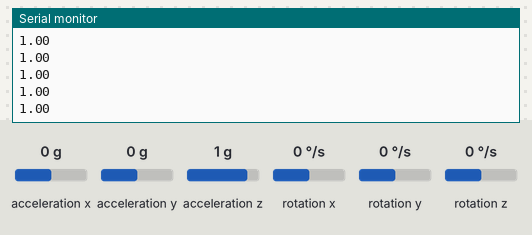
Bench run of a sketch on a simulated Arduino Uno, built with avr-gcc and run on an emulated ATmega328P. Parts: the last lines printed to the serial monitor. The test bench sets the inputs (shaded band); at power-on: acceleration x 0 g, acceleration y 0 g, acceleration z 1 g, rotation x 0 °/s, rotation y 0 °/s, rotation z 0 °/s.

Above: at 1.2 s.
1.3 s: acceleration x set to -1.4 g
At 2.1 s:
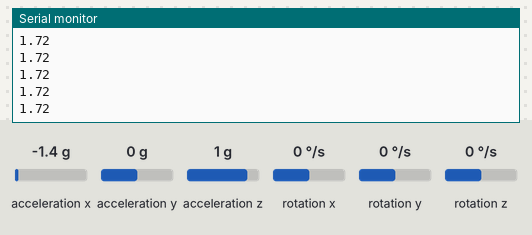
2.8 s: acceleration y set to -1.4 g
At 3.9 s:
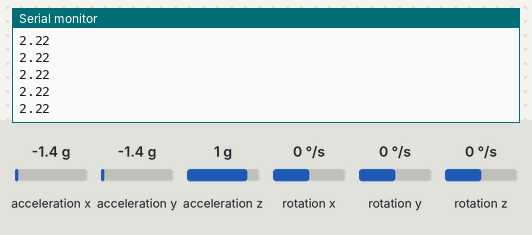
4.3 s: acceleration z set to -1.4 g
At 5.0 s:
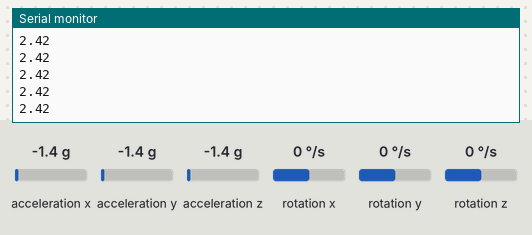
Timing chart, 0 to 5.8 s (numbered marks = the images above; inputs shaded):
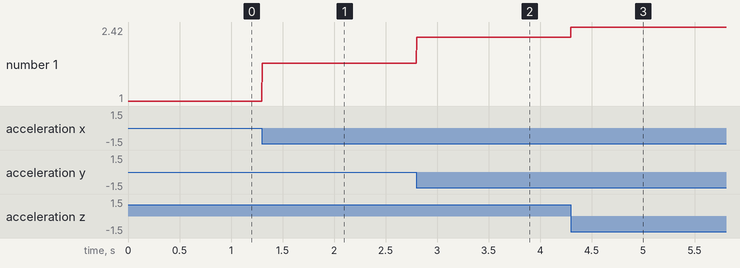

Measured:
- after the input at 1.3 s, the serial monitor: prints a new line at once (image 1)
- after the input at 2.8 s, the serial monitor: prints a new line at once (image 2)
- after the input at 4.3 s, the serial monitor: prints a new line at once (image 3)
- plotted number 1: 1 → 1.72 after the input at 1.3 s, 1.72 → 2.22 after the input at 2.8 s, 2.22 → 2.42 after the input at 4.3 s

The sketch:

asukiaa.ino
```cpp
#include <MPU9250_asukiaaa.h>
MPU9250_asukiaaa mySensor;
float aX, aY, aZ, aSqrt;

void setup() {
  Serial.begin(115200);
  Wire.begin();
  mySensor.setWire(&Wire);
  mySensor.beginAccel();
}

void loop() {

  mySensor.accelUpdate();
  aX = mySensor.accelX();
  aY = mySensor.accelY();
  aZ = mySensor.accelZ();

  aSqrt = mySensor.accelSqrt();
  Serial.println(aSqrt);
  // Do what you want
}
```
